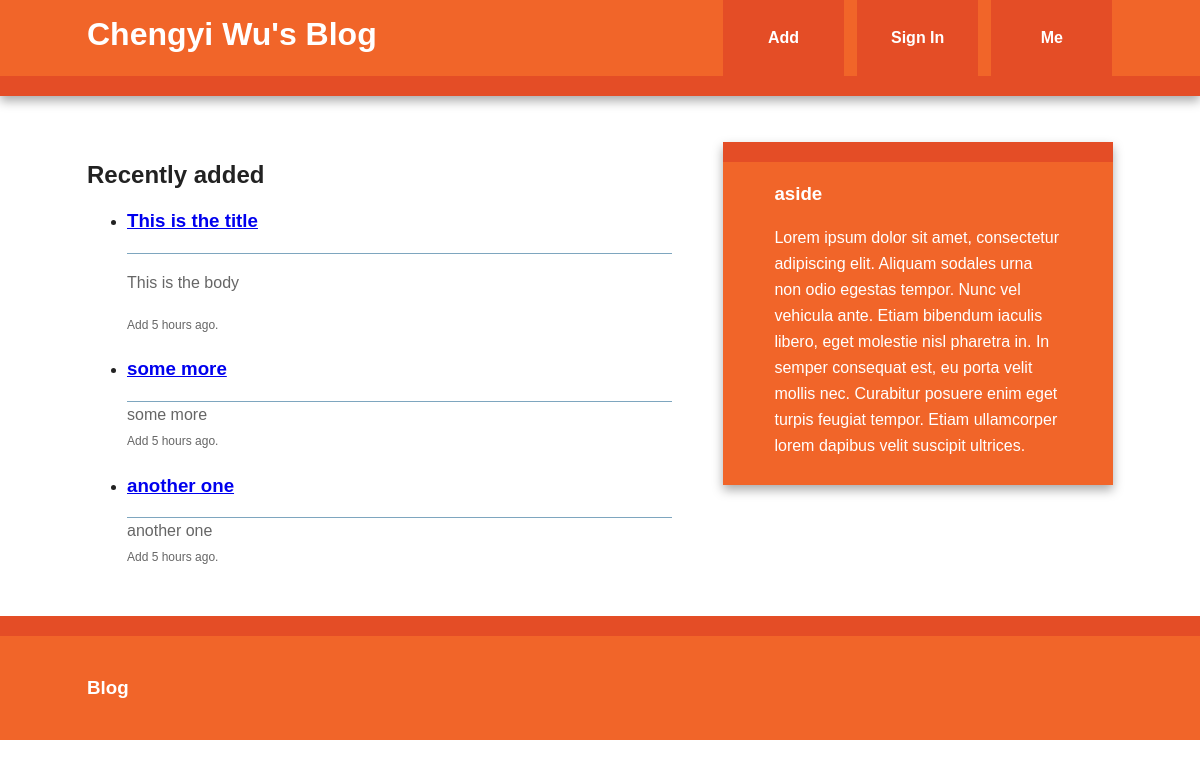
The page /index on the database as committed earlier.
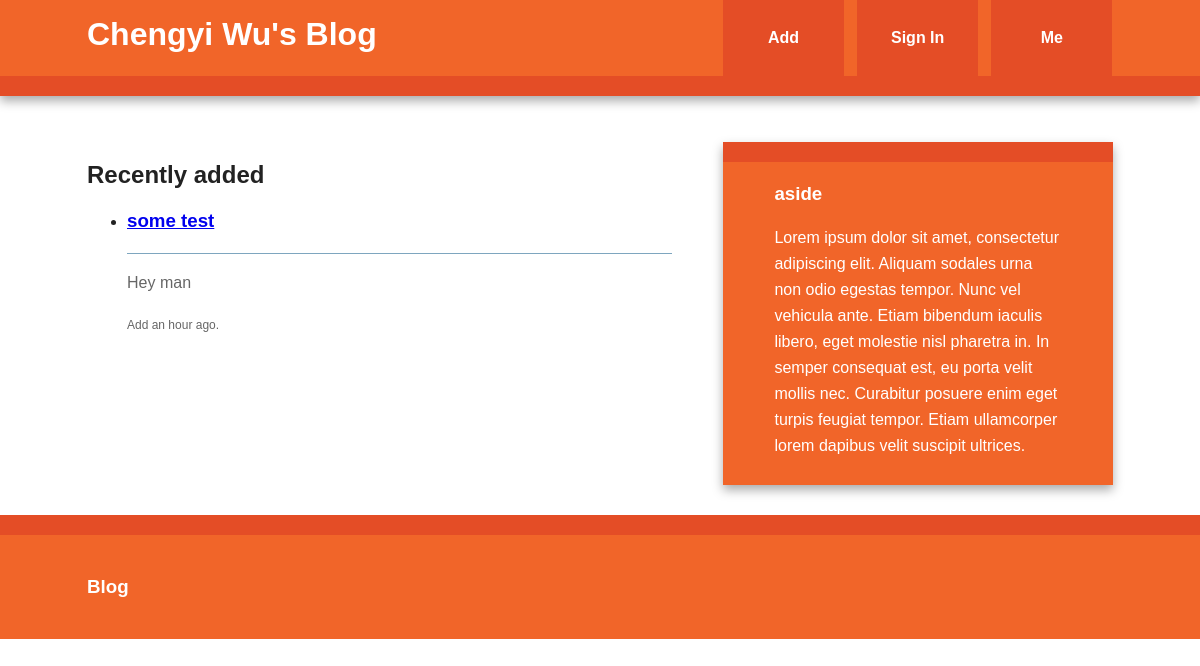
The same page on the database as committed later.
### blog/models.py (models this page shows, shortened)
class BlogPost(db.Model):
    id = db.Column(db.Integer, primary_key=True)
    date = db.Column(db.DateTime, default=datetime.utcnow)
    title = db.Column(db.String(256), nullable=False)
    body = db.Column(db.Text, nullable=False)
    user_id = db.Column(db.Integer, db.ForeignKey('user.id'), nullable=False)
    @staticmethod
    def newest(num):
        return BlogPost.query.order_by(desc(BlogPost.date)).limit(num)

### blog/main/views.py (the view)
@main.route('/')
@main.route('/index')
def index():
    return render_template('index.html', new_blogposts=BlogPost.newest(3))

### blog/templates/index.html (shortened to what this page needs)
{% extends "base.html" %}
{% block content %}
    <article>
            <section>
                <h2>Recently added</h2>
                {% if new_blogposts.count() > 0 %}
                    {% with blogposts = new_blogposts %}
                        {% include "blog_list.html" %}
                    {% endwith %}
                {% else %}
                    No blogs have been posted yet
                {% endif %}
            </section>
        </article>
{% endblock %}

### blog/templates/base.html (shortened to what this page needs)
<!doctype html>
<html class="no-js" lang="">
    <head>
        <link rel="stylesheet" href="../static/css/normalize.min.css">
        <link rel="stylesheet" href="../static/css/main.css">
    </head>
    <body>
        <div class="header-container">
            <header class="wrapper clearfix">
                <a href="{{ url_for('main.index') }}"><h1 class="title">Chengyi Wu's Blog</h1></a>
                <nav>
                    <ul>
                        <li><a href="{{ url_for('posts.add') }}">Add</a></li>
                        <li>
                            {% if current_user.is_authenticated %}
                                <a href="{{ url_for('auth.logout') }}">Sign Out</a>
                            {% else %}
                                <a href="{{ url_for('auth.login') }}">Sign In</a>
                            {% endif %}
                        </li>
                        <li><a href="{{ url_for('main.aboutme') }}">Me</a></li>
                    </ul>
                </nav>
            </header>
        </div>
        <div class="main-container">
            <div class="main wrapper clearfix">
                {% block content %}
                {% endblock %}
                {% block sidebar %}
                    <aside>
                        <h3>aside</h3>
                        <p>Lorem ipsum dolor sit amet, consectetur adipiscing elit. Aliquam sodales urna non odio egestas tempor. Nunc vel vehicula ante. Etiam bibendum iaculis libero, eget molestie nisl pharetra in. In semper consequat est, eu porta velit mollis nec. Curabitur posuere enim eget turpis feugiat tempor. Etiam ullamcorper lorem dapibus velit suscipit ultrices.</p>
                    </aside>
                {% endblock %}
            </div>
        </div>
        <div class="footer-container">
            <footer class="wrapper">
                <h3>Blog</h3>
            </footer>
        </div>
    </body>
</html>

### blog/templates/blog_list.html
<ul class="blogposts">
    {% for blogpost in blogposts %}
        <li>
            <a class="header" href="/posts/{{ blogpost.id }}">
                <h3 class="blogtitle">
                    {{ blogpost.title|truncate(32, killwords=True) }}
                </h3>
            </a>
            <div class="blogbody">
                    {{ blogpost.body|truncate(128, killwords=True)|safe }}
            </div>
            <div class="info">
                Add {{ moment(blogpost.date).fromNow() }}.
            </div>
        </li>
    {% endfor %}
</ul>

### blog/static/css/main.css (style rules this page uses)
html { color: #222; font-size: 1em; line-height: 1.4; }
body { font: 16px/26px Georgia, Helvetica, Helvetica Neue, Arial; }
.wrapper { width: 90%; margin: 0 5%; }
.header-container { border-bottom: 20px solid #e44d26; }
.footer-container, .main aside { border-top: 20px solid #e44d26; }
.header-container, .footer-container, .main aside { background: #f16529; }
.title { color: white; }
nav ul { margin: 0; padding: 0; list-style-type: none; }
nav a { display: block; margin-bottom: 10px; padding: 15px 0; text-align: center; text-decoration: none; font-weight: bold; color: white; background: #e44d26; }
.main { padding: 30px 0; }
.main aside { color: white; padding: 0px 5% 10px; }
.footer-container footer { color: white; padding: 20px 0; }
div.blogbody { color: #666666; border-top: 1px solid #7EA6BF; display: block; }
div.info { font-size: .75em; color: #666666; }
@media only screen and (min-width: 480px) { nav a { float: left; width: 27%; margin: 0 1.7%; padding: 25px 2%; margin-bottom: 0; } }
@media only screen and (min-width: 480px) { nav li:first-child a { margin-left: 0; } }
@media only screen and (min-width: 480px) { nav li:last-child a { margin-right: 0; } }
@media only screen and (min-width: 480px) { nav ul li { display: inline; } }
@media only screen and (min-width: 768px) { .header-container, .main aside { -webkit-box-shadow: 0 5px 10px #aaa; -moz-box-shadow: 0 5px 10px #aaa; box-shadow: 0 5px 10px #aaa; } }
@media only screen and (min-width: 768px) { .title { float: left; } }
@media only screen and (min-width: 768px) { nav { float: right; width: 38%; } }
@media only screen and (min-width: 768px) { .main article { float: left; width: 57%; } }
@media only screen and (min-width: 768px) { .main aside { float: right; width: 28%; } }
@media only screen and (min-width: 1140px) { .wrapper { width: 1026px; margin: 0 auto; } }
.clearfix:before, .clearfix:after { content: " "; display: table; }
.clearfix:after { clear: both; }
.clearfix { *zoom: 1; }

Rows that differ between the two databases and show on the page:
removed BlogPost: title "This is the title", body "This is the body", date "5 hours ago"
removed BlogPost: title "some more", body "some more", date "5 hours ago"
removed BlogPost: title "another one", body "another one", date "5 hours ago"
now on this page (row edited): BlogPost: title "some test", body "Hey man", date "an hour ago"
